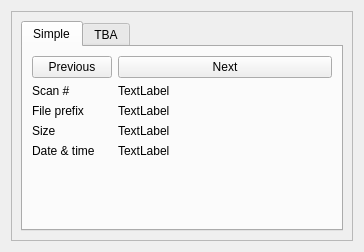
<?xml version="1.0" encoding="UTF-8"?>
<ui version="4.0">
 <class>Form</class>
 <widget class="QWidget" name="Form">
  <property name="geometry">
   <rect>
    <x>0</x>
    <y>0</y>
    <width>364</width>
    <height>252</height>
   </rect>
  </property>
  <property name="windowTitle">
   <string>Form</string>
  </property>
  <layout class="QVBoxLayout" name="verticalLayout_2">
   <item>
    <widget class="QScrollArea" name="scrollArea">
     <property name="widgetResizable">
      <bool>true</bool>
     </property>
     <widget class="QWidget" name="scrollAreaWidgetContents">
      <property name="geometry">
       <rect>
        <x>0</x>
        <y>0</y>
        <width>344</width>
        <height>232</height>
       </rect>
      </property>
      <layout class="QVBoxLayout" name="verticalLayout">
       <item>
        <widget class="QTabWidget" name="tabWidget_2">
         <property name="currentIndex">
          <number>0</number>
         </property>
         <widget class="QWidget" name="TabWidgetPage1">
          <attribute name="title">
           <string>Simple</string>
          </attribute>
          <layout class="QFormLayout" name="formLayout">
           <item row="0" column="0">
            <widget class="QPushButton" name="previous">
             <property name="text">
              <string>Previous</string>
             </property>
            </widget>
           </item>
           <item row="0" column="1">
            <widget class="QPushButton" name="next">
             <property name="text">
              <string>Next</string>
             </property>
            </widget>
           </item>
           <item row="1" column="0">
            <widget class="QLabel" name="scan_label">
             <property name="toolTip">
              <string>Search for runs with this scan ID.</string>
             </property>
             <property name="text">
              <string>Scan #</string>
             </property>
            </widget>
           </item>
           <item row="1" column="1">
            <widget class="QLabel" name="file_num">
             <property name="text">
              <string>TextLabel</string>
             </property>
            </widget>
           </item>
           <item row="2" column="0">
            <widget class="QLabel" name="fiile_label">
             <property name="toolTip">
              <string>Search for runs that match this Bluesky plan.</string>
             </property>
             <property name="text">
              <string>File prefix</string>
             </property>
            </widget>
           </item>
           <item row="2" column="1">
            <widget class="QLabel" name="file_name">
             <property name="text">
              <string>TextLabel</string>
             </property>
            </widget>
           </item>
           <item row="3" column="0">
            <widget class="QLabel" name="size_label">
             <property name="text">
              <string>Size</string>
             </property>
            </widget>
           </item>
           <item row="3" column="1">
            <widget class="QLabel" name="file_size">
             <property name="text">
              <string>TextLabel</string>
             </property>
            </widget>
           </item>
           <item row="4" column="0">
            <widget class="QLabel" name="date_label">
             <property name="toolTip">
              <string>Search for runs with these detector(s). Use a comma to separate more than one name. (such as &quot;diode, I0&quot;)</string>
             </property>
             <property name="text">
              <string>Date &amp; time</string>
             </property>
            </widget>
           </item>
           <item row="4" column="1">
            <widget class="QLabel" name="file_date">
             <property name="text">
              <string>TextLabel</string>
             </property>
            </widget>
           </item>
          </layout>
         </widget>
         <widget class="QWidget" name="TabWidgetPage2">
          <attribute name="title">
           <string>TBA</string>
          </attribute>
          <layout class="QHBoxLayout" name="horizontalLayout">
           <item>
            <widget class="QLabel" name="label_2">
             <property name="text">
              <string>Additional search capabilities are planned.</string>
             </property>
            </widget>
           </item>
          </layout>
         </widget>
        </widget>
       </item>
      </layout>
     </widget>
    </widget>
   </item>
  </layout>
 </widget>
 <resources/>
 <connections/>
</ui>
